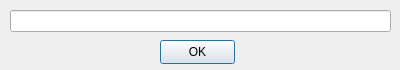
<?xml version="1.0" encoding="UTF-8"?>
<ui version="4.0">
 <class>Dialog_userinput</class>
 <widget class="QDialog" name="Dialog_userinput">
  <property name="geometry">
   <rect>
    <x>0</x>
    <y>0</y>
    <width>400</width>
    <height>70</height>
   </rect>
  </property>
  <property name="windowTitle">
   <string>Dialog</string>
  </property>
  <widget class="QLineEdit" name="lineEdit">
   <property name="geometry">
    <rect>
     <x>10</x>
     <y>10</y>
     <width>381</width>
     <height>22</height>
    </rect>
   </property>
  </widget>
  <widget class="QPushButton" name="pushButton_ok">
   <property name="geometry">
    <rect>
     <x>160</x>
     <y>40</y>
     <width>75</width>
     <height>24</height>
    </rect>
   </property>
   <property name="text">
    <string>OK</string>
   </property>
  </widget>
 </widget>
 <resources/>
 <connections/>
</ui>
